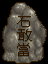

A level layout from a 2D game, rendered from its tile map. Below: a short description, then the map file with its tile-grid data intact:
An orthogonal 3x4 tile map with 16x16 px tiles, 4 tile layers (Back, Buildings, Front, AlwaysFront).

<map version="1.2" tiledversion="1.2.5" orientation="orthogonal" renderorder="right-down" width="3" height="4" tilewidth="16" tileheight="16" infinite="0" nextlayerid="21" nextobjectid="59">
 <tileset firstgid="1" name="spring_ishi" tilewidth="16" tileheight="16" tilecount="12" columns="3">
  <image source="spring_ishi.png" width="48" height="64" />
 </tileset>
 <layer id="17" name="Back" width="3" height="4">
  <data encoding="csv">
0,0,0,
0,0,0,
0,0,0,
0,0,0
</data>
 </layer>
 <objectgroup id="2" name="Back" />
 <layer id="18" name="Buildings" width="3" height="4">
  <data encoding="csv">
0,0,0,
0,0,0,
7,8,9,
10,11,12
</data>
 </layer>
 <objectgroup id="4" name="Buildings" />
 <layer id="19" name="Front" width="3" height="4">
  <data encoding="csv">
0,0,0,
0,0,0,
0,0,0,
0,0,0
</data>
 </layer>
 <objectgroup id="6" name="Front" />
 <layer id="20" name="AlwaysFront" width="3" height="4">
  <data encoding="csv">
1,2,3,
4,5,6,
0,0,0,
0,0,0
</data>
 </layer>
 <objectgroup id="11" name="AlwaysFront" />
</map>
